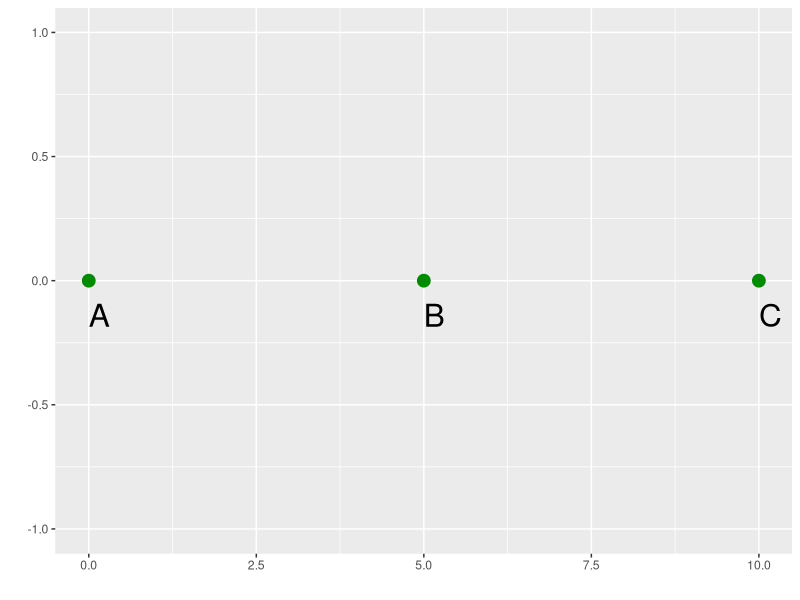

This chart was generated by the following R code: (Note: this script raises an error after producing the figure.)
## ---- chunk 1
knitr::opts_chunk$set(echo = FALSE)
## ---- chunk 2
library(combinat)
x = c(0,0,1,1,1)
A <- matrix(unlist(unique(permn(x))), ncol = length(x), byrow = TRUE)
row.names(A) <- c("Config.1", "Config.2", "Config.3", "Config.4", "Config.5", "Config.6", "Config.7", "Config.8", "Config.9", "Config.10")
knitr::kable(A, col.names = c("Ant.1", "Ant.2", "Ant.3", "Ant.4", "Ant.5"), align = "ccccc")
## ---- chunk 3
library(ggplot2)
dados = data.frame(x = c(0,5,10), y = c(0,0,0), nomes = c("A", "B", "C"))
ggplot(dados, aes(x,y)) + geom_point(colour="green4", size = 4) + geom_text(aes(label=nomes),hjust=0, vjust= 2, size=8) + xlim(c(0,10)) + ylim(c(-1,1)) + ylab(" ") + xlab(" ") 
## ---- chunk 4
knitr::include_graphics("figures/moedas.jpg")
## ---- chunk 5
knitr::include_graphics("imagens/livros.jpeg")
## ---- chunk 6
library(combinat)
x = c("C", "E", "I")
A <- matrix(unlist(unique(permn(x))), ncol = length(x), byrow = TRUE)
row.names(A) <- c("Config.1", "Config.2", "Config.3", "Config.4", "Config.5", "Config.6")
knitr::kable(A, col.names = c("Livro 1", "Livro 2", "Livro 3"), align = "ccc")
## ---- chunk 7
library(combinat)
x = c("C", "E", "I", "G")
A <- matrix(unlist(unique(permn(x))), ncol = length(x), byrow = TRUE)
row.names(A) <- c("Config.1", "Config.2", "Config.3", "Config.4", "Config.5", "Config.6", "Config.7", "Config.8", "Config.9", "Config.10", "Config.11", "Config.12","Config.13", "Config.14", "Config.15", "Config.16", "Config.17", "Config.18", "Config.19", "Config.20", "Config.21", "Config.22", "Config.23", "Config.24")
knitr::kable(A[1:11,], col.names = c("Livro 1", "Livro 2", "Livro 3", "Livro 4"), align = "cccc", pad=0)
## ---- chunk 8
knitr::kable(A[12:24,], col.names = c("Livro 1", "Livro 2", "Livro 3", "Livro 4"), align = "cccc", pad=0)
